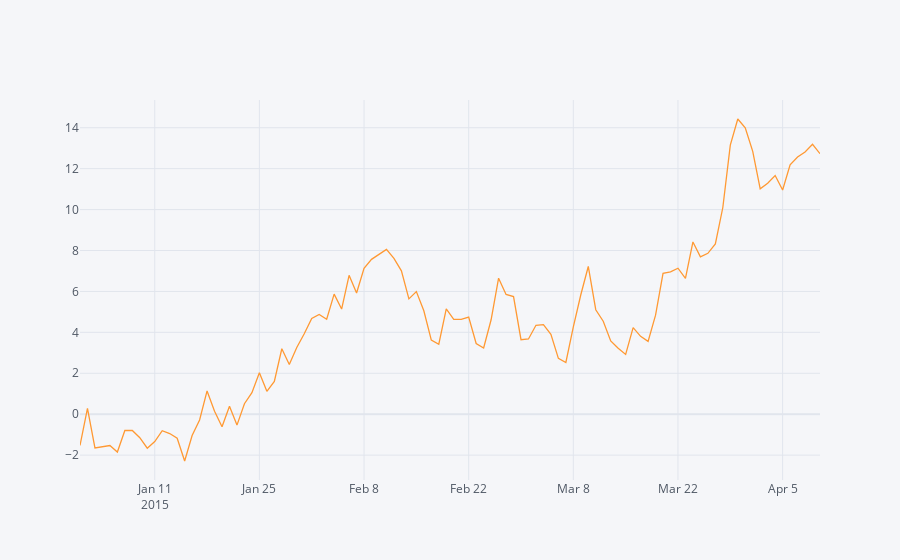

Source (notebook cell):
### Markdown cell above
## Line plots

### Code cell
df.iplot(y='a')
